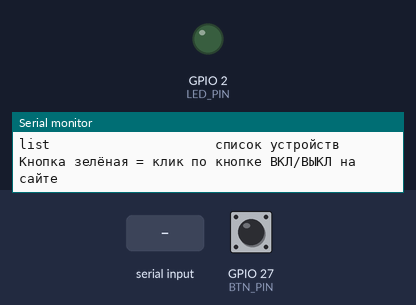
Bench run of a sketch on a simulated ESP32. Parts: output pins drawn as LEDs (lit = HIGH), the last lines printed to the serial monitor. Dashed ring = blinking. The test bench sets the inputs (shaded band); at power-on: GPIO 27 (BTN_PIN) HIGH.

Above: at 1.2 s.
1.3 s: GPIO 27 (BTN_PIN) pulled LOW for 0.15 s
At 1.75 s:
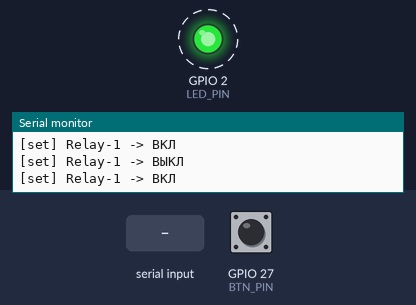
4.3 s: "list\n" received over Serial
At 5.0 s:
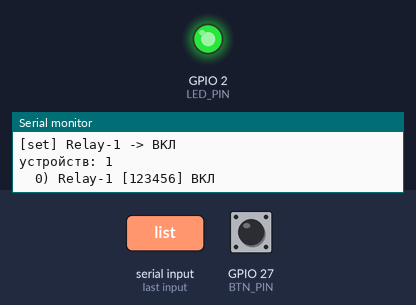
7.3 s: "on\n" received over Serial
Timing chart, 0 to 16.3 s (numbered marks = the images above; inputs shaded):
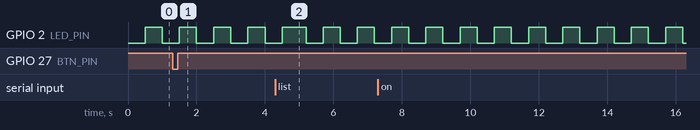

The sketch:

umdom_server_sim.ino
```cpp
#include <WiFi.h>
#include <WebServer.h>
#include <HTTPClient.h>
#include <WiFiClient.h>

const char *AP_SSID = "UmDom";
const char *AP_PASS = "umdom1234";
const char *AP_IP  = "192.168.4.1";

const uint8_t  LED_PIN  = 2;
const uint8_t  BTN_PIN  = 27;
const uint32_t OFFLINE_MS = 7000;
const uint32_t SELFTEST_MS = 5000;

struct Device {
  String   id;
  String   name;
  bool     state;
  uint32_t seen;
};

Device  devs[4];
uint8_t devCount = 0;
uint32_t selfTs = 0;
uint32_t blinkTs = 0;
bool     btnPrev = true;

WebServer server(80);

const char PAGE[] PROGMEM =
"<!DOCTYPE html><html lang='ru'><head><meta charset='utf-8'>"
"<meta name='viewport' content='width=device-width,initial-scale=1'>"
"<title>Умный дом</title><style>"
"*{box-sizing:border-box}"
"body{margin:0;background:#14161a;color:#e8eaed;font:16px/1.4 system-ui,sans-serif}"
"header{padding:18px 16px 10px;border-bottom:1px solid #262a31}"
"h1{margin:0;font-size:20px}"
".sub{color:#8a919b;font-size:13px;margin-top:4px}"
"#list{padding:12px 16px 40px;max-width:640px;margin:0 auto}"
".card{display:flex;align-items:center;gap:12px;background:#1e2229;border:1px solid #2b3038;"
"border-radius:14px;padding:14px;margin-bottom:12px}"
".info{flex:1;min-width:0}"
".info b{display:block;font-size:17px}"
".meta{color:#8a919b;font-size:12px}"
"button{border:0;border-radius:12px;padding:12px 20px;font:600 15px system-ui;color:#fff;"
"background:#2b3038;cursor:pointer;min-width:96px;flex:none}"
"button.on{background:#1f9d55}"
".empty{color:#8a919b;text-align:center;padding:30px 0}"
"</style></head><body>"
"<header><h1>Умный дом</h1><div class='sub' id='sub'>панель управления</div></header>"
"<div id='list'></div>"
"<script>"
"var list=document.getElementById('list');"
"function render(d){"
"if(!d.devices.length){list.innerHTML=\"<p class='empty'>Устройств пока нет</p>\";return;}"
"var h='';"
"d.devices.forEach(function(v){"
"h+=\"<div class='card'><div class='info'><b>\"+v.name+\"</b><span class='meta'>\"+v.id"
"+\" · \"+(v.online?'в сети':'нет связи')+\"</span></div>\""
"+\"<button class='\"+(v.state?'on':'off')+\"' data-id='\"+v.id+\"'>\""
"+(v.state?'ВЫКЛ':'ВКЛ')+\"</button></div>\";});"
"list.innerHTML=h;}"
"function refresh(){fetch('/api/state',{cache:'no-store'}).then(function(r){return r.json();})"
".then(render).catch(function(){});}"
"document.addEventListener('click',function(e){"
"var b=e.target.closest?e.target.closest('button[data-id]'):null;if(!b)return;"
"fetch('/api/toggle?id='+encodeURIComponent(b.getAttribute('data-id')),{cache:'no-store'})"
".then(function(){setTimeout(refresh,200);});});"
"setInterval(refresh,1200);refresh();"
"</script></body></html>";

int findId(const String &id) {
  for (uint8_t i = 0; i < devCount; i++)
    if (id == devs[i].id) return i;
  return -1;
}

String stateJson() {
  String j = "{\"server\":\"";
  j += AP_SSID;
  j += "\",\"time\":";
  j += (unsigned long)(millis() / 1000);
  j += ",\"devices\":[";
  for (uint8_t i = 0; i < devCount; i++) {
    if (i) j += ',';
    bool online = (uint32_t)(millis() - devs[i].seen) < OFFLINE_MS;
    j += "{\"id\":\"";
    j += devs[i].id;
    j += "\",\"name\":\"";
    j += devs[i].name;
    j += "\",\"type\":\"relay\",\"state\":";
    j += devs[i].state ? 1 : 0;
    j += ",\"online\":";
    j += online ? 1 : 0;
    j += "}";
  }
  j += "]}";
  return j;
}

void handleRoot() { server.send_P(200, "text/html; charset=utf-8", PAGE); }

void handleNotFound() {
  server.sendHeader("Location", String("http://") + AP_IP + "/", true);
  server.send(302, "text/plain", "");
}

void handleState() { server.send(200, "application/json", stateJson()); }

void handleToggle() {
  int i = findId(server.arg("id"));
  if (i < 0) { server.send(404, "text/plain", "no device"); return; }
  devs[i].seen = millis();
  devs[i].state = !devs[i].state;
  Serial.print(F("[toggle] "));
  Serial.print(devs[i].name);
  Serial.println(devs[i].state ? F(" -> ВКЛ") : F(" -> ВЫКЛ"));
  server.send(200, "text/plain", devs[i].state ? "1" : "0");
}

void setDevice(uint8_t i, bool on) {
  if (i >= devCount) return;
  devs[i].state = on;
  devs[i].seen = millis();
  Serial.print(F("[set] "));
  Serial.print(devs[i].name);
  Serial.println(on ? F(" -> ВКЛ") : F(" -> ВЫКЛ"));
}

void help() {
  Serial.println(F("--- сервер (симуляция Wokwi) ---"));
  Serial.println(F("on N / off N / toggle N   устройство N (нумерация с 0)"));
  Serial.println(F("list                     список устройств"));
  Serial.println(F("Кнопка зелёная = клик по кнопке ВКЛ/ВЫКЛ на сайте"));
}

void command(char *line) {
  char *arg = strchr(line, ' ');
  if (arg) { *arg = 0; arg++; }
  String cmd(line);
  cmd.toLowerCase();

  if (cmd == "list") {
    Serial.print(F("устройств: "));
    Serial.println(devCount);
    for (uint8_t i = 0; i < devCount; i++) {
      Serial.print(F("  "));
      Serial.print(i);
      Serial.print(F(") "));
      Serial.print(devs[i].name);
      Serial.print(F(" ["));
      Serial.print(devs[i].id);
      Serial.print(F("] "));
      Serial.println(devs[i].state ? F("ВКЛ") : F("ВЫКЛ"));
    }
    return;
  }
  if (cmd == "on" || cmd == "off" || cmd == "toggle") {
    if (!arg) { Serial.println(F("нужен номер: on 0")); return; }
    int i = atoi(arg);
    if (i < 0 || i >= (int)devCount) { Serial.println(F("нет такого устройства")); return; }
    if (cmd == "on") setDevice(i, true);
    else if (cmd == "off") setDevice(i, false);
    else setDevice(i, !devs[i].state);
    return;
  }
  help();
}

void serialLoop() {
  static char buf[48];
  static size_t len = 0;
  while (Serial.available()) {
    char c = (char)Serial.read();
    if (c == '\r' || c == '\n') {
      if (len) { buf[len] = 0; command(buf); len = 0; }
    } else if (len < sizeof(buf) - 1) {
      buf[len++] = c;
    }
  }
}

void selfTest() {
  HTTPClient http;
  WiFiClient client;
  if (http.begin(client, String("http://") + AP_IP + "/api/state")) {
    if (http.GET() == 200) {
      Serial.print(F("[self] /api/state -> "));
      Serial.println(http.getString());
    } else {
      Serial.println(F("[self] веб-сервер не ответил"));
    }
    http.end();
  }
}

void setup() {
  Serial.begin(115200);
  pinMode(LED_PIN, OUTPUT);
  pinMode(BTN_PIN, INPUT_PULLUP);

  devCount = 1;
  devs[0].id = "123456";
  devs[0].name = "Relay-1";
  devs[0].state = false;
  devs[0].seen = millis();

  WiFi.mode(WIFI_AP);
  bool ok = (*AP_PASS && strlen(AP_PASS) >= 8) ? WiFi.softAP(AP_SSID, AP_PASS) : WiFi.softAP(AP_SSID);
  Serial.println(ok ? String(F("точка доступа ")) + AP_SSID : F("ошибка SoftAP"));

  server.on("/", HTTP_GET, handleRoot);
  server.on("/api/state", HTTP_GET, handleState);
  server.on("/api/toggle", HTTP_GET, handleToggle);
  server.on("/api/dev", HTTP_GET, handleState);
  server.on("/api/set", HTTP_GET, handleToggle);
  server.onNotFound(handleNotFound);
  server.begin();

  Serial.println(String(F("панель: http://")) + AP_IP + "/");
  help();
}

void loop() {
  server.handleClient();
  serialLoop();

  if (digitalRead(BTN_PIN) == LOW && btnPrev) setDevice(0, !devs[0].state);
  btnPrev = digitalRead(BTN_PIN) == LOW;

  for (uint8_t i = 0; i < devCount; i++) {
    if ((uint32_t)(millis() - devs[i].seen) >= 1000) devs[i].seen = millis();
  }

  if ((uint32_t)(millis() - blinkTs) >= 500) {
    blinkTs = millis();
    digitalWrite(LED_PIN, !digitalRead(LED_PIN));
  }
  if ((uint32_t)(millis() - selfTs) >= SELFTEST_MS) {
    selfTs = millis();
    selfTest();
  }
}
```

Measured:
- by itself, GPIO 2 (LED_PIN): alternates HIGH for 0.50 s and LOW for 0.50 s
